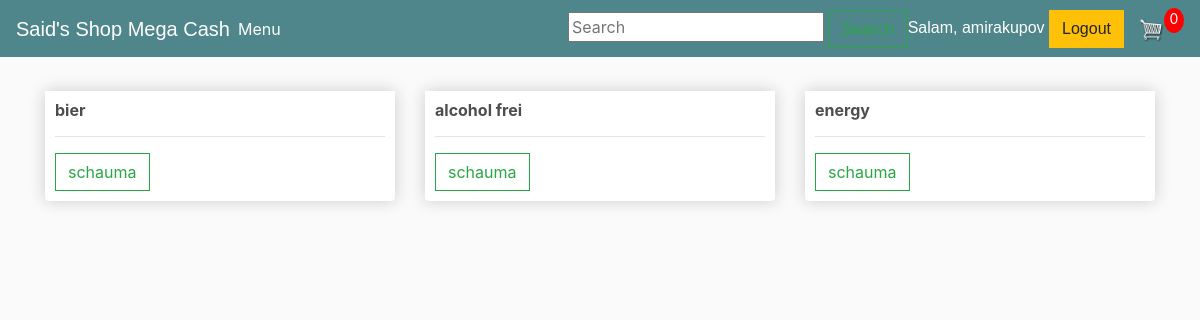
Screenshot of / (signed in) with the database file from the repository.
### store/models.py (models this page shows, shortened)
class Category(models.Model):
	name = models.CharField(max_length=150, null=True)

### store/views.py (the view)
# urls.py: path('', views.menu, name='menu'),
def menu(request):
    data = cartData(request)
    cartItems = data['cartItems']
    categories = Category.objects.all()
    return render(request, 'store/menu.html', {'categories': categories,
                                               'cartItems': cartItems,
                                                'section': 'menu'})

### store/models.py (called while the page is built)
	@property
	def get_cart_items(self):
		orderitems = self.orderitem_set.all()
		total = sum([item.quantity for item in orderitems])
		return total

### store/utils.py (called while the page is built)
def cartData(request):
    if request.user.is_authenticated:
        customer = request.user.customer
        order, created = Order.objects.get_or_create(customer=customer, complete=False)
        items = order.orderitem_set.all()
        cartItems = order.get_cart_items
    else:
        cookieData = cookieCart(request)
        cartItems = cookieData['cartItems']
        order = cookieData['order']
        items = cookieData['items']
    return {'cartItems':cartItems ,'order':order, 'items':items}

### store/templates/store/menu.html
{% extends 'store/main.html' %}
{% load static %}
{% block content %}
	<div class="row">
		{% for category in categories %}
		<div class="col-lg-4">
			<div class="box-element product">
				<h6><strong>{{category.name}}</strong></h6>
				<hr>
				<a class="btn btn-outline-success" href="{% url 'category' category.id %}">schauma</a>
			</div>
		</div>
		{% endfor %}
	</div>
{% endblock content %}

### store/templates/store/main.html (shortened to what this page needs)
<!DOCTYPE html>
{% load static %}
<html>
<head>
	<link rel="stylesheet" href="https://stackpath.bootstrapcdn.com/bootstrap/4.4.1/css/bootstrap.min.css"
>
	<link rel="stylesheet" type="text/css" href="{% static 'css/main.css' %}">
</head>
<body>
    <nav class="navbar navbar-expand-lg navbar-dark bg-dark">
      <a class="navbar-brand mx-auto" href="{% url 'index' %}" style="font-family: Arial, sans-serif; color: white; text-decoration: none;">Said's Shop Mega Cash</a>
      <div class="collapse navbar-collapse" id="navbarSupportedContent">
        <ul class="navbar-nav mr-auto">
          <li class="nav-item active">
            <a class="nav-link" href="{% url 'menu' %}">Menu<span class="sr-only">(current)</span></a>
          </li>
        </ul>
         <form class="GET">
            <input type="text" name="q" placeholder="Search" value="{{ search_query }}">
             <button class="btn btn-outline-success my-2 my-sm-0" type="submit">Search</button>
         </form>
         <div class="form-inline my-2 my-lg-0">
            <span class="user" style="font-family: Arial, sans-serif; color: white; text-decoration: none;">
                {% if request.user.is_authenticated %}
                    Salam, {{ request.user.first_name|default:request.user.username }}
                    <a href="{% url 'logout' %}" class="btn btn-warning">Logout</a>
                {% else %}
                    <a href="{% url 'login' %}" class="btn btn-warning">Login</a>
                {% endif %}
            </span>
            <a href="{% url 'cart' %}">
                <img id="cart-icon" src="{% static 'images/6+cart.png' %}">
            </a>
            <p id="cart-total">{{ cartItems }}</p>
         </div>
      </div>
    </nav>
     <div class="container">
            <br>
            {% block content %}
            {% endblock content %}
     </div>
</body>
</html>

### static/css/main.css (style rules this page uses)
body { background-color: hsl(0, 0%, 98%); }
h1,h2,h3,h4,h5,h6 { color:hsl(0, 0%, 30%); }
.box-element { box-shadow:hsl(0, 0%, 80%) 0 0 16px; background-color: #fff; border-radius: 4px; padding: 10px; }
.product { border-radius: 0 0 4px 4px; }
.bg-dark { background-color: #4f868c!important; }
#cart-icon { width:25px; display: inline-block; margin-left: 15px; }
#cart-total { display: block; text-align: center; color:#fff; background-color: red; width: 20px; height: 25px; border-radius: 50%; font-size: 14px; }
.col-lg-4, .col-lg-6, .col-lg-8, .col-lg-12 { margin-top: 10px; }
.btn { border-radius: 0; }

### rows the page displays
Category: name "bier"
Category: name "alcohol frei"
Category: name "energy"

### other values shown
{{ request.user.first_name|default:request.user.username }} "amirakupov"
{{ cartItems }} "0"
